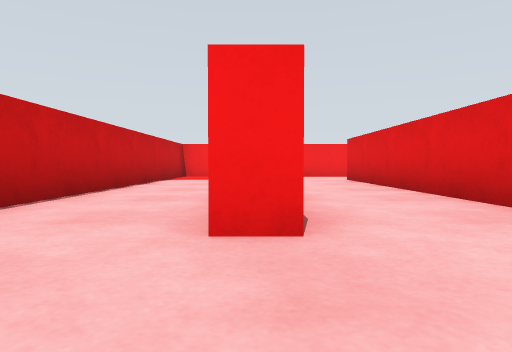
View 1 (above)

14 first-person views from a walk through a Gazebo world. The camera is 0.19 m above the floor, tilts 2° down and sees 75° across. The floor is counted in squares, 0.5 m on a side. Each view is taken from the middle of a square. On the plan, view 1 faces up. The plan holds only what a view shows up to about 9 squares ahead; the rest is blank.

View 2
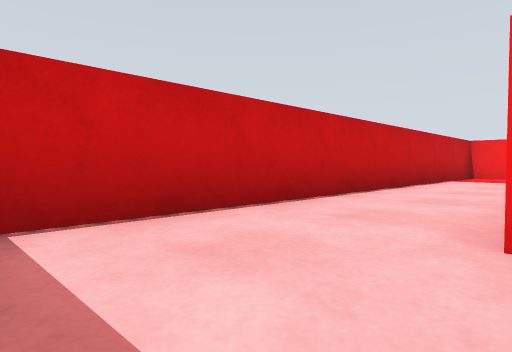

View 3
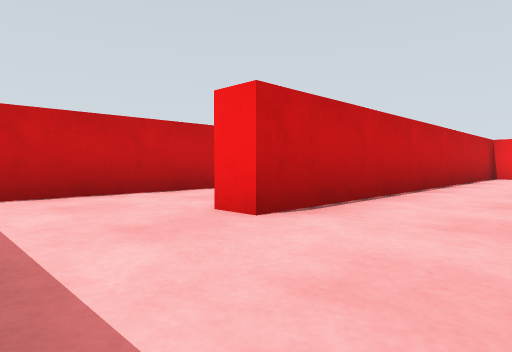

View 4
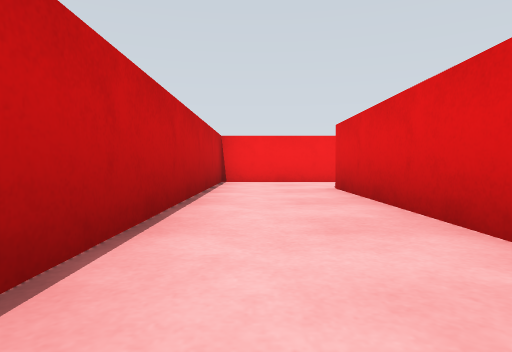

View 5
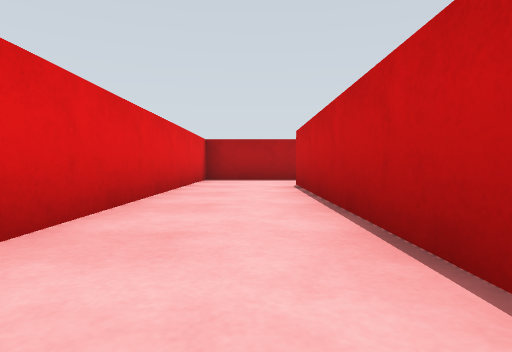

View 6
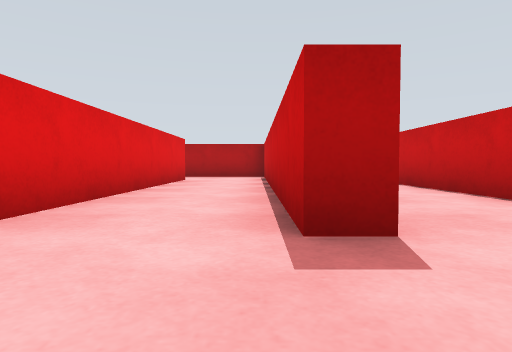

View 7
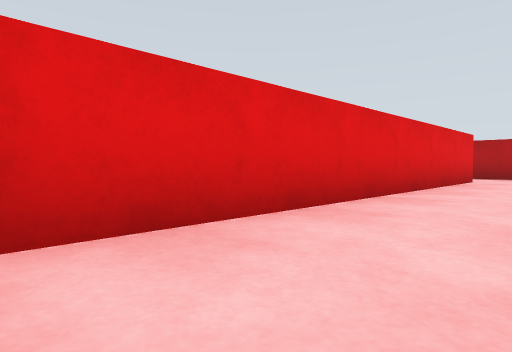

View 8
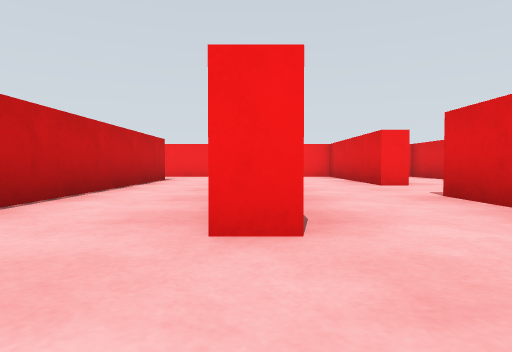

View 9
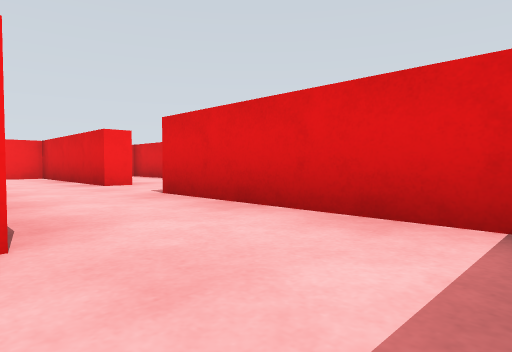

View 10
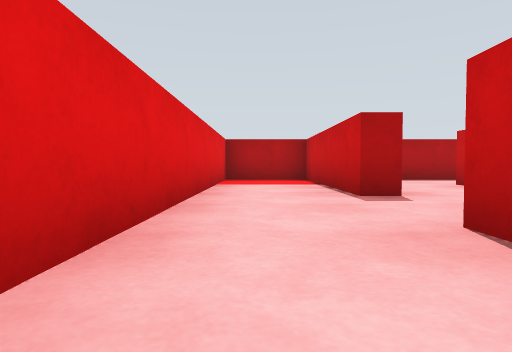

View 11
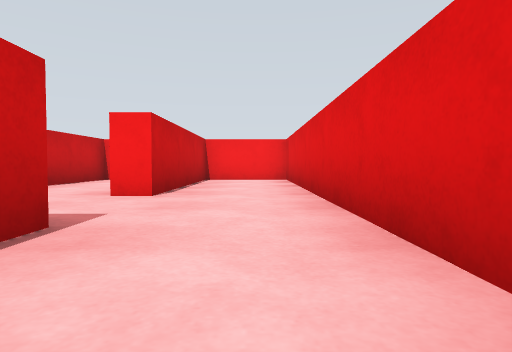

View 12
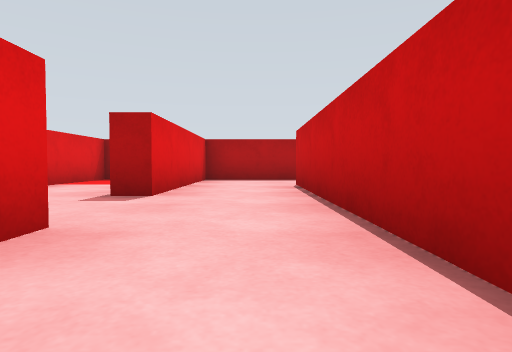

View 13
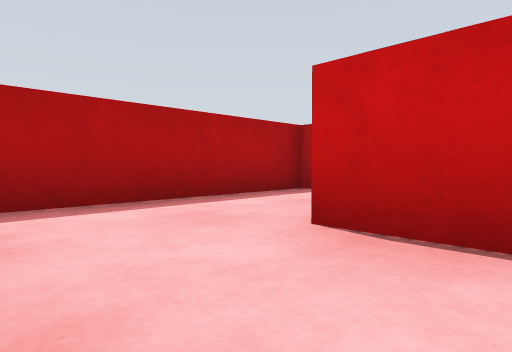

View 14
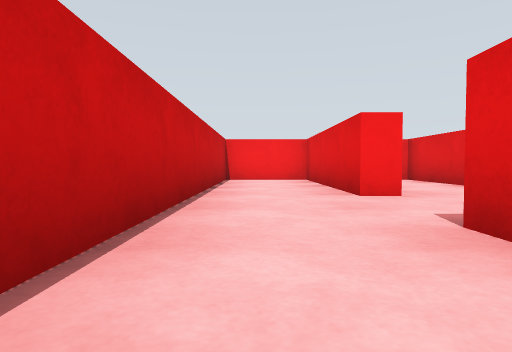

### Floor plan
Points are (right, up) in squares from view 1. A wall is a line through its corners. A room is listed if a view was taken in it or the views show most of it. See-through windows are left out.
Room 1 (views 1, 2, 3, 4, 5)
walls: (0, -0.2) (2.3, -0.2) (2.3, 8.3); (2.8, 10.3) (0.3, 10.3) (0.3, 1.8) (-0.2, 1.8)
ways out: opening at (3, 9.5) to room 2; opening at (0, 0.5) to room 5
Room 2 (views 6, 7)
walls: (2.3, 8.3) (2.8, 8.3) (2.8, 1.8); (4.7, 1.8) (4.7, 9.9); (2.8, -0.2) (4.5, -0.2)
ways out: opening at (3, 9.5) to room 1; opening at (5, 0.5) to room 3
Room 3 (views 8, 9, 12, 13, 14)
walls: (7.8, 6) (7.3, 6) (7.3, 10.3) (5.2, 10.3) (5.2, 1.8) (4.7, 1.8); (4.5, -0.2) (7.3, -0.2) (7.3, 4)
ways out: opening at (5, 0.5) to room 2; opening at (8, 5.5) to room 4
Room 4 (views 10, 11)
walls: (7.3, 4) (7.8, 4) (7.8, -0.2) (9.8, -0.2) (9.8, 10.3) (7.8, 10.3) (7.8, 6)
ways out: opening at (8, 5.5) to room 3
Room 5 (no view inside)
walls: (-1.4, 10.3) (-2.2, 10.3) (-2.2, 0.2)
ways out: opening at (0, 0.5) to room 1

Where each view was taken, in squares from view 1:
view 1: 0 up, 0 right, facing up
view 2: 0 up, 0 right, facing up-left
view 3: 0 up, 2 right, facing up-left
view 4: 3 up, 1 right, facing up
view 5: 8 up, 1 right, facing down
view 6: 10 up, 3 right, facing down
view 7: 10 up, 3 right, facing down-right
view 8: 0 up, 5 right, facing up
view 9: 0 up, 5 right, facing up-right
view 10: 8 up, 9 right, facing down
view 11: 2 up, 9 right, facing up
view 12: 8 up, 6 right, facing down
view 13: 3 up, 7 right, facing down-left
view 14: 2 up, 6 right, facing up
